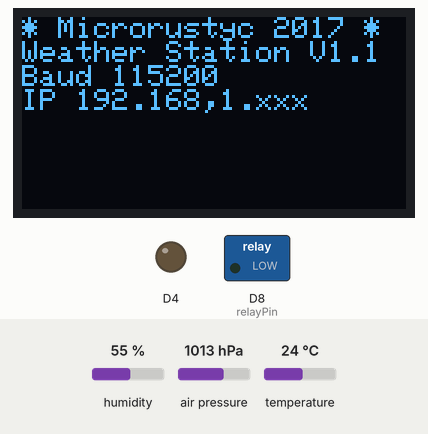
Simulated run of this sketch. Board: ESP8266 (Wemos D1 mini). Shown: 128×64 one-colour display, switched loads named in the sketch (green lamp = pin HIGH), output pins drawn as LEDs (lit = HIGH). The inputs (shaded band) are chosen by the test bench; at power-on: temperature 24 °C, humidity 55 %, air pressure 1013 hPa. What the sketch prints to the serial monitor is not drawn.

Above: at 3.7 s.
3.8 s: temperature set to 28 °C
At 7.3 s:
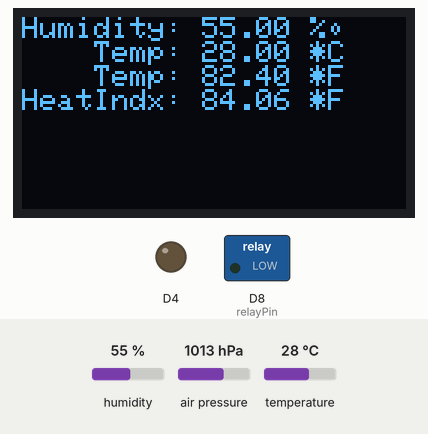
At 10.67 s:
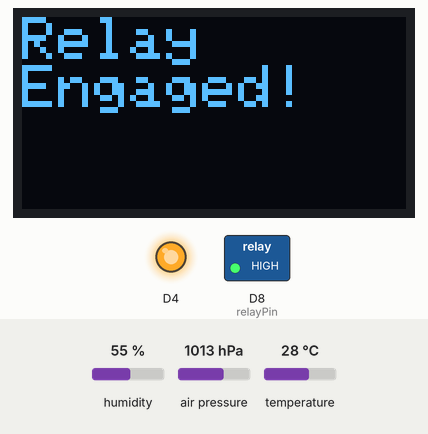
12.2 s: temperature set to 12 °C
At 13.2 s:
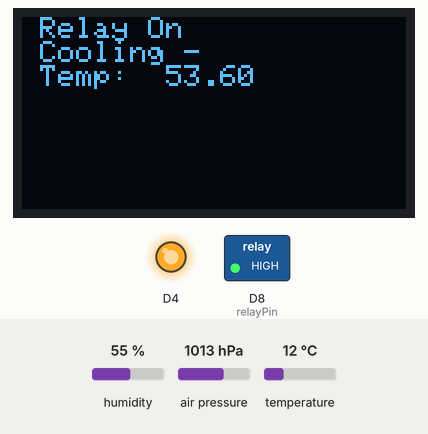
Timing chart, 0 to 29.9 s (numbered marks = the images above; inputs shaded):
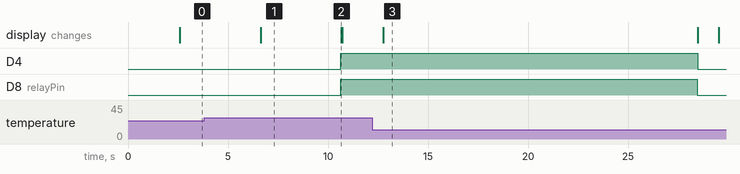

Measured:
- the behaviour switches between 26 and 27 °C on temperature (found by bisection; images 0 and 1)
- after the input at 3.8 s, D4, D8 (relayPin): LOW → HIGH after 6.8 s
- after the input at 12.2 s, D4, D8 (relayPin): HIGH → LOW after 16.3 s; the display: changes after 0.57 s (image 3)
- what the display in image 1 shows lasts 4.1 s, from 6.6 s to 10.7 s

The sketch:

Wemos_Weather_StationV1-6.ino
```cpp
/*2017 Wemos-Weatherstation Written by Rusty Cain "Microrustyc" July 22,2017
Parts Wemos D1 Mini, OLED128X64, DHT11or DHT22, BMP180, Relay.
Baud rate 115200 for console Port.
Functions:
SplashDisplay - Displays Main Screen to OLED.
Temp_read - Reads DHT11 Temperture and Humidity and display to OLED and Console.
Relay_on - Turns on LED and Relay for 3 seconds and then Turns off Relay and LED.
test_bmp - Test to see if BMP180 is connected and working.
Read_BMP180 - Reads BMP180 Altitude and Air Pressure and display to OLED and Console
Version 1.5
*/
#include <Wire.h>
#include <Adafruit_GFX.h>
#include <Adafruit_SSD1306.h>
#define OLED_RESET 0  // GPIO0
Adafruit_SSD1306 display(OLED_RESET);
//Set Up DHT Sensor - Uncomment whatever type DHT you're using!
// #include <WEMOS_DHT12.h>       //DHT 12 -Wemos
#include <DHT.h>                  //DHT sensor library by Adafruit Verision 1.2.30
#define DHTPIN D3                 // The digital pin connected to on Standard                                    DHT11 & DHT21
#define DHTTYPE DHT11             // DHT 11 type selected
//#define DHTTYPE DHT22           // DHT 22  (AM2302), AM2321
//#define DHTTYPE DHT21           // DHT 21 (AM2301)
// DHT12 dht12;
// SCL GPIO5 D2
// SDA GPIO4 D1
// DHT12 D4
// DHT11 & DHT 21 D3
DHT dht(DHTPIN, DHTTYPE);         //Set up Pin and type for DHT sensor
                                  // Set up BMP180
#include <Adafruit_BMP085.h>      //Adafruit BMP085 Library Version 1.0.0 or Adafruti BMP085 Unified Version 1.0.0?
Adafruit_BMP085 bmp;              //
const int relayPin = D8;          //The digital Pin that is used to connect the Cooling Relay
const long interval = 2000;       // pause for two seconds
int a = 0;                        //Global Variable for moving the DHT float f variable to a interger to enable the Relay engaged.
int bmp_ERR =0;

void setup() {
  // setup code, to run once:
  dht.begin();
  pinMode(relayPin, OUTPUT);
  pinMode(LED_BUILTIN, OUTPUT);     // Initialize the LED_BUILTIN pin as an output
  Serial.begin(115200);
  // by default, we'll generate the high voltage from the 3.3v line internally
  display.begin(SSD1306_SWITCHCAPVCC, 0x3C);  // initialize with the I2C addr 0x3C (for the 64x48)
  Serial.println ();
  Serial.println ();
  Serial.println("2017 Wemos-Weatherstation Written by Rusty Cain Microrustyc July 22,2017");
  Serial.println("Baud rate 115200 for console Port. Parts OLED128X64, DHT11, BMP180, Relay");
  Serial.println("Reads DHT11 Temperture and Humidity and display to OLED and Console");
  Serial.println("Reads BMP180 Altitude and Air Pressure and display to OLED and Console");
  Serial.println("Turns on LED and Relay for 3 seconds and then Turns off Relay and LED");
  delay(2000);
  digitalWrite(LED_BUILTIN, LOW);   // Turn the LED on (Note that LOW is the voltage level
  delay(500);                       // Wait for a second
  Serial.println ();
}

void loop() {
  SplashDisplay ();
  Temp_read();
  Test_bmp();
}

void SplashDisplay ()
{
  // text display tests
  Serial.println("Printing SplashDisplay to OLED ");
  Serial.println();
  Clear_OLED();
  display.println("* Microrustyc 2017 *");
  display.println("Weather Station V1.1");
  display.println("Baud 115200 ");
  display.println("IP 192.168,1.xxx ");
  display.display();
  delay(2000);
  return;
}

 void Temp_read()
  {
  // Reading temperature or humidity takes about 250 milliseconds
  // Sensor readings may also be up to 2 seconds old
  delay(2000);
  float h = dht.readHumidity();             // Read Humidity
  float t = dht.readTemperature();          // Read temperature as Celsius (the default)
  float f = dht.readTemperature(true);      // Read temperature as Fahrenheit (isFahrenheit = true)
  if (isnan(h) || isnan(t) || isnan(f))
  {
    Serial.println("Failed to read from DHT sensor!");  // Display Error Message to Console
    Clear_OLED();                                       // Display Error Message to OLED
    display.println("Failed DHT sensor!");
    display.display();
    delay(3000);
    return;
   }
  float hif = dht.computeHeatIndex(f, h);        // Compute heat index in Fahrenheit (the default)
  float hic = dht.computeHeatIndex(t, h, false); // Compute heat index in Celsius (isFahreheit = false)
  Clear_OLED();
  display.print("Humidity: ");                   //Dispaly Temp & Humi to OLED Dispaly
  display.print(h);
  display.println(" %\t");
  display.print("    Temp: ");
  display.print(t);
  display.println(" *C ");
  display.print("    Temp: ");
  display.print(f);
  display.println(" *F ");       //" *F\t"
  display.print("HeatIndx: ");
  display.print(hif);
  display.println(" *F ");
  display.display();                //End Dispaly Temp & Humi to OLED Dispaly
  // Display to Console Port
  Serial.println("DHT Humidity Temperature Sensor Connected!");
  Serial.println();
  Serial.print("Humidity:    ");       //Dispaly Temp & Humi to serial port
  Serial.print(h);
  Serial.println(" %\t");
  Serial.print("Temperature: ");
  Serial.print(t);
  Serial.print(" *C ");
  Serial.print(f);
  Serial.println(" *F\t");
  Serial.print("Heat index:  ");
  Serial.print(hic);
  Serial.print(" *C ");
  Serial.print(hif);
  Serial.println(" *F");          //End Dispaly Temp & Humi to serial port
  Serial.println();
  delay(4000);
  a = f;                          // Set up to check Temperature is over 80.
  if (a >= 80) {                  // if over call Relay-on
  Relay_on();                     // Go to Relay-on
  }
  return;                         // Return back
  }

void Test_bmp() {
  if (!bmp.begin()) {
    Serial.println("Could not find BMP180 or BMP085 sensor at 0x77"); // Display Error Message to Console
    Serial.println();
    Clear_OLED();                                                     // Display Error Message to OLED
    display.println("Failed BMT180 sensor!");
    display.display();
    delay(8000);
    bmp_ERR = 1;
    return;
  }
  Read_BMP180();
  return;
}

 void Read_BMP180()
 {
  float inch;
  float mbar;
  float Alt;
  float Temp1;
  float Press;
  // Display to Console Port
  Serial.println("BMP Senor Connected and Working ");
  Serial.println();
  Serial.print("Temperature = ");
  Serial.print(bmp.readTemperature());
  Serial.println(" °C");
  Serial.print("Pressure = ");
  Serial.print(bmp.readPressure());
  Serial.println(" Pa");
  // Calculate altitude assuming 'standard' barometric
  // pressure of 1013.25 millibar = 101325 Pascal
  Serial.print("Altitude = ");
  Serial.print(bmp.readAltitude());
  Serial.println(" meters");
  Serial.print("Altitude = ");
  Alt = bmp.readAltitude();
  Alt = Alt * 3.2808;
  Serial.print(Alt);
  Serial.println(" Feet");
  Serial.print("Pressure at sea level (calculated) = ");
  Serial.print(bmp.readSealevelPressure());
  Serial.println(" Pa");
  // you can get a more precise measurement of altitude
  // if you know the current sea level pressure which will
  // vary with weather and such. If it is 1015 millibars
  // that is equal to 101500 Pascals.
  Serial.print("Real altitude = ");
  Serial.print(bmp.readAltitude(101500));
  Serial.println(" meters");
  Serial.println();
  // Display to OLED
  Clear_OLED();
  display.print(" Temp:  ");
  Temp1 = bmp.readTemperature();
  display.print(Temp1);
  display.println(" C");
  display.print("Press:  ");
  Press = bmp.readPressure();
  mbar = Press / 100;
  inch = mbar * 0.029530;
  display.print(inch);
  display.println(" Inches");
  // Calculate altitude assuming 'standard' barometric pressure of 1013.25 millibar = 101325 Pascal
  Alt = bmp.readAltitude();
  Alt = Alt * 3.2808;
  display.println("  Altitude  ");
  display.print(Alt);
  display.println(" Ft");
  display.display();
  delay(8000);
  return;
}

void Clear_OLED()      //Clear Dispaly and setup for displaying to OLED
{
  display.clearDisplay();
  display.setTextSize(1);
  display.setTextColor(WHITE);
  display.setCursor(0,0);
  return;
}

 void Relay_on()
 {
  Clear_OLED();
  display.setTextSize(2);
  digitalWrite(LED_BUILTIN, HIGH);
  digitalWrite(relayPin, HIGH); // turn on relay with voltage HIGH
  Serial.println("Relay Engaged!");
  display.println("Relay ");
  display.println("Engaged!");
  display.display();
  Clear_OLED();
  dowhile_Temp_F();
  Serial.println("Relay Hold to validate temp has dropped.");
  delay(15000);  // pause
  Clear_OLED();
  display.setTextSize(2);
  digitalWrite(relayPin, LOW);  // turn off relay with voltage LOW
  display.println("Relay ");
  display.println("OFF!");
  display.display();
  digitalWrite(LED_BUILTIN, LOW);
  Serial.println("Relay OFF!");
  delay(1000);                  // pause
  return;
  }

 void dowhile_Temp_F () {
  do {
      float f = dht.readTemperature(true);      // Read temperature as Fahrenheit (isFahrenheit = true)
      a = f;
      Serial.print(" Temp:  ");
      Serial.println (f);
      Clear_OLED();                             //  Clear the OLED screen
      display.println(" Relay On  ");
      display.println(" Cooling - ");
      display.print(" Temp:  ");
      display.println(f);
      display.display();
      delay (200); }
      while (a >= 80 );                         //If the tempature is over 80 then loop until it drops.
      Serial.println ("Turning");
      delay (500);
            return;
  }


// Check if any reads failed and exit early (to try again).
```
